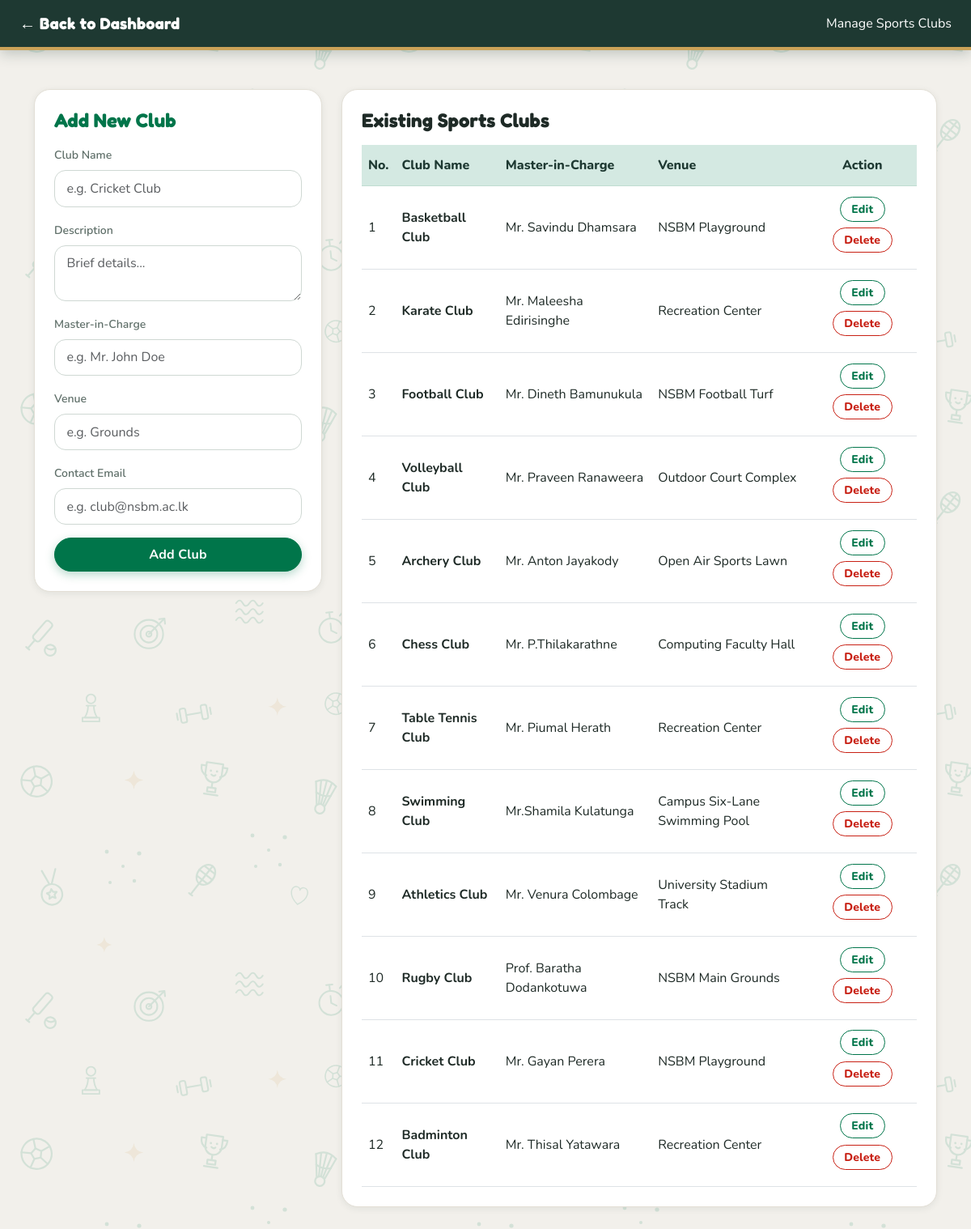
The page /admin/manage_clubs.php (signed in) on the database its author committed.
### tables this page shows
CREATE TABLE `clubs` (
  `id` int(11) NOT NULL,
  `club_name` varchar(100) NOT NULL,
  `description` text DEFAULT NULL,
  `category` varchar(50) DEFAULT NULL,
  `master_in_charge` varchar(100) DEFAULT NULL,
  `mistress_in_charge` varchar(100) DEFAULT NULL,
  `venue` varchar(100) DEFAULT NULL,
  `email` varchar(100) DEFAULT NULL,
  `img1` varchar(255) DEFAULT NULL,
  `img2` varchar(255) DEFAULT NULL,
  `img3` varchar(255) DEFAULT NULL,
  `recent_results` text DEFAULT NULL,
  `banner_img` varchar(255) DEFAULT NULL
);

### admin/manage_clubs.php (the view, shortened to what this page needs)
<?php
include '../db.php';
require_once '../csrf.php';
$edit_mode = false;
$edit_club = [
    'id' => '',
    'club_name' => '',
    'description' => '',
    'master_in_charge' => '',
    'venue' => '',
    'email' => ''
];
?>
<!DOCTYPE html>
<html lang="en">
<head>
    <link href="https://cdn.jsdelivr.net/npm/bootstrap@5.3.0/dist/css/bootstrap.min.css" rel="stylesheet">
    <link rel="stylesheet" href="../style.css">
</head>
<body class="bg-light">
    <nav class="navbar navbar-dark bg-dark px-4 shadow-sm">
        <a class="navbar-brand fw-bold" href="dashboard.php">← Back to Dashboard</a>
        <span class="text-white">Manage Sports Clubs</span>
    </nav>
    <div class="container my-5">
        <div class="row g-4">
            <div class="col-lg-4">
                <div class="card shadow-sm border-0 rounded-4 p-4 bg-white">
                    <h4 class="fw-bold text-primary mb-3">
                        <?php echo $edit_mode ? 'Edit Sports Club' : 'Add New Club'; ?>
                    </h4>
                    <form method="POST" data-validate="basic">
                        <div class="mb-3">
                            <label class="form-label fw-semibold small text-muted">Club Name</label>
                            <input type="text" name="club_name" class="form-control" placeholder="e.g. Cricket Club" value="<?php echo htmlspecialchars($edit_club['club_name']); ?>" required>
                        </div>
                        <div class="mb-3">
                            <label class="form-label fw-semibold small text-muted">Description</label>
                            <textarea name="description" class="form-control" rows="2" placeholder="Brief details..." required><?php echo htmlspecialchars($edit_club['description']); ?></textarea>
                        </div>
                        <div class="mb-3">
                            <label class="form-label fw-semibold small text-muted">Master-in-Charge</label>
                            <input type="text" name="master_in_charge" class="form-control" placeholder="e.g. Mr. John Doe" value="<?php echo htmlspecialchars($edit_club['master_in_charge']); ?>" required>
                        </div>
                        <div class="mb-3">
                            <label class="form-label fw-semibold small text-muted">Venue</label>
                            <input type="text" name="venue" class="form-control" placeholder="e.g. Grounds" value="<?php echo htmlspecialchars($edit_club['venue']); ?>" required>
                        </div>
                        <div class="mb-3">
                            <label class="form-label fw-semibold small text-muted">Contact Email</label>
                            <input type="email" name="email" class="form-control" placeholder="e.g. club@nsbm.ac.lk" value="<?php echo htmlspecialchars($edit_club['email'] ?? ''); ?>" required>
                        </div>
                        <div class="d-grid gap-2">
                            <button type="submit" class="btn <?php echo $edit_mode ? 'btn-success' : 'btn-primary'; ?> fw-bold py-2">
                                <?php echo $edit_mode ? 'Save Changes' : 'Add Club'; ?>
                            </button>
                        </div>
                    </form>
                </div>
            </div>
            <div class="col-lg-8">
                <div class="card shadow-sm border-0 rounded-4 p-4 bg-white">
                    <h4 class="fw-bold mb-3">Existing Sports Clubs</h4>
                    <div class="table-responsive">
                        <table class="table table-hover align-middle mb-0">
                            <thead class="table-light">
                                <tr>
                                    <th>No.</th>
                                    <th>Club Name</th>
                                    <th>Master-in-Charge</th>
                                    <th>Venue</th>
                                    <th class="text-center">Action</th>
                                </tr>
                            </thead>
                            <tbody>
                                <?php
                                $result = $conn->query("SELECT * FROM clubs ORDER BY id DESC");
                                if ($result && $result->num_rows > 0) {
                                    $counter = 1;
                                    while($row = $result->fetch_assoc()) {
                                        echo '<tr>
                                                <td>' . $counter++ . '</td>
                                                <td class="fw-bold">' . htmlspecialchars($row['club_name']) . '</td>
                                                <td>' . htmlspecialchars($row['master_in_charge']) . '</td>
                                                <td>' . htmlspecialchars($row['venue']) . '</td>
                                                <td class="text-center">
                                                    <a href="manage_clubs.php?edit=' . $row['id'] . '" class="btn btn-outline-primary btn-sm me-1">Edit</a>
                                                    ' . post_btn('manage_clubs.php', ['delete'=>$row['id']], 'Delete', 'btn btn-outline-danger btn-sm', 'Are you sure you want to delete this club?') . '
                                                </td>
                                             </tr>';
                                    }
                                } else {
                                    echo '<tr><td colspan="5" class="text-center text-muted py-4">No sports clubs added yet. Use the form on the left to add one!</td></tr>';
                                }
                                ?>
                            </tbody>
                        </table>
                    </div>
                </div>
            </div>
        </div>
    </div>
</body>
</html>

### csrf.php (shortened to what this page needs)
<?php
function csrf_token() {
    return $_SESSION['csrf_token'];
}
function csrf_field() {
    return '<input type="hidden" name="csrf_token" value="' . htmlspecialchars(csrf_token(), ENT_QUOTES) . '">';
}
function post_btn($url, array $fields, $label, $class, $confirm = '') {
    $html = '<form method="POST" action="' . htmlspecialchars($url, ENT_QUOTES) . '" class="d-inline"';
    if ($confirm !== '') {
        $html .= ' onsubmit="return confirm(' . htmlspecialchars(json_encode($confirm), ENT_QUOTES) . ');"';
    }
    $html .= '>' . csrf_field();
    foreach ($fields as $name => $value) {
        $html .= '<input type="hidden" name="' . htmlspecialchars($name, ENT_QUOTES) . '" value="' . htmlspecialchars((string)$value, ENT_QUOTES) . '">';
    }
    $html .= '<button type="submit" class="' . htmlspecialchars($class, ENT_QUOTES) . '">' . htmlspecialchars($label) . '</button></form>';
    return $html;
}

### style.css (style rules this page uses)
:root { --house: #1E3932; --uplift: #2B5148; --green: #00754A; --green-dark: #006241; --green-deep: #004E34; --bright: #00A862; --bright-dark:#008F53; --mint: #D4E9E2; --cream: #F2F0EB; --ceramic: #EDEBE9; --gold: #CBA258; --gold-soft: #F6EBD0; --red: #C82014; --text: #1E2A26; --muted: #5F6F69; --border: #E3DFD6; --radius: 20px; --shadow-sm: 0 2px 8px rgba(30, 57, 50, .08); --shadow-md: 0 12px 30px rgba(30, 57, 50, .16); --font-head: "Fredoka", "Nunito", "Segoe UI", system-ui, sans-serif; --font-body: "Nunito", "Segoe UI", Helvetica, Arial, system-ui, sans-serif; --bs-primary: #00754A; --bs-primary-rgb: 0, 117, 74; --bs-success: #00A862; --bs-success-rgb: 0, 168, 98; --bs-info: #2B5148; --bs-info-rgb: 43, 81, 72; --bs-warning: #CBA258; --bs-warning-rgb: 203, 162, 88; --bs-danger: #C82014; --bs-danger-rgb: 200, 32, 20; --bs-dark: #1E3932; --bs-dark-rgb: 30, 57, 50; --bs-link-color: #00754A; --bs-link-hover-color: #004E34; --bs-body-font-family: var(--font-body); --bs-body-color: #1E2A26; }
body { background-color: var(--cream) !important; background-image: url("images/doodles/pattern-light.svg"); background-size: 460px 460px; color: var(--text); font-family: var(--font-body); }
h1, h2, h3, h4, h5, h6 { font-family: var(--font-head); font-weight: 600; letter-spacing: .005em; color: inherit; }
.btn { background-image: none !important; }
a { text-decoration-color: rgba(0, 117, 74, .35); }
.text-muted { color: var(--muted) !important; }
.text-primary { color: var(--green) !important; }
.bg-light { background-color: var(--cream) !important; }
.bg-white { background-color: #fff !important; }
.navbar, .navbar.bg-primary, .navbar.bg-dark { background: var(--house) !important; box-shadow: 0 4px 16px rgba(30, 57, 50, .25) !important; border-bottom: 4px solid var(--gold); flex-wrap: wrap; padding-top: .55rem; padding-bottom: .55rem; }
.navbar-brand { display: inline-flex; align-items: center; gap: .6rem; color: #fff !important; font-family: var(--font-head); font-weight: 600; letter-spacing: .01em; }
.btn { border-radius: 999px; font-family: var(--font-body); font-weight: 800; letter-spacing: .01em; padding-left: 1.15rem; padding-right: 1.15rem; transition: transform .15s ease, box-shadow .15s ease, background .15s ease; }
.btn-sm { padding-left: .85rem; padding-right: .85rem; }
.btn-primary { --bs-btn-color: #fff; --bs-btn-hover-color: #fff; --bs-btn-active-color: #fff; --bs-btn-bg: var(--green); --bs-btn-border-color: var(--green); --bs-btn-hover-bg: var(--green-dark); --bs-btn-hover-border-color: var(--green-dark); --bs-btn-active-bg: var(--green-deep); --bs-btn-active-border-color: var(--green-deep); --bs-btn-disabled-bg: var(--green); --bs-btn-disabled-border-color: var(--green); box-shadow: 0 4px 12px rgba(0, 117, 74, .28); }
.btn-outline-primary { --bs-btn-color: var(--green); --bs-btn-border-color: var(--green); --bs-btn-hover-bg: var(--green); --bs-btn-hover-border-color: var(--green); --bs-btn-hover-color: #fff; --bs-btn-active-bg: var(--green-dark); --bs-btn-active-border-color: var(--green-dark); }
.btn-outline-danger { --bs-btn-color: var(--red); --bs-btn-border-color: var(--red); --bs-btn-hover-bg: var(--red); --bs-btn-hover-border-color: var(--red); }
.card { border: 1px solid var(--border) !important; border-radius: var(--radius) !important; box-shadow: var(--shadow-sm) !important; transition: transform .2s ease, box-shadow .2s ease; }
.table { --bs-table-hover-bg: #F7F5EF; }
.table > thead.table-light > tr > th, .table-light { background-color: var(--mint) !important; color: var(--house) !important; border-color: #bfdcd1 !important; }
.table > thead th { font-weight: 800; white-space: nowrap; font-family: var(--font-body); }
.table td, .table th { padding-top: .8rem; padding-bottom: .8rem; }
.form-label { color: var(--muted); font-weight: 600; }
.form-control, .form-select { border: 1.5px solid #cfd8d3; border-radius: 14px; padding: .6rem .9rem; background-color: #fff; }
html { -webkit-text-size-adjust: 100%; }
body { overflow-x: hidden; }
.table td > a.btn, .table td > form.d-inline { display: inline-block !important; margin: 0 .35rem .45rem 0 !important; vertical-align: middle; }
.table td.text-center > a.btn, .table td.text-center > form.d-inline { margin: 0 .175rem .45rem !important; }
.table td > form.d-inline > .btn { margin: 0 !important; }

### rows shown on the page
clubs: club_name "Basketball Club", master_in_charge "Mr. Savindu Dhamsara", venue "NSBM Playground"
clubs: club_name "Karate Club", master_in_charge "Mr. Maleesha Edirisinghe", venue "Recreation Center"
clubs: club_name "Football Club", master_in_charge "Mr. Dineth Bamunukula", venue "NSBM Football Turf"
clubs: club_name "Volleyball Club", master_in_charge "Mr. Praveen Ranaweera", venue "Outdoor Court Complex"
clubs: club_name "Archery Club", master_in_charge "Mr. Anton Jayakody", venue "Open Air Sports Lawn"
clubs: club_name "Chess Club", master_in_charge "Mr. P.Thilakarathne", venue "Computing Faculty Hall"
clubs: club_name "Table Tennis Club", master_in_charge "Mr. Piumal Herath", venue "Recreation Center"
clubs: club_name "Swimming Club", master_in_charge "Mr.Shamila Kulatunga", venue "Campus Six-Lane Swimming Pool"
clubs: club_name "Athletics Club", master_in_charge "Mr. Venura Colombage", venue "University Stadium Track"
clubs: club_name "Rugby Club", master_in_charge "Prof. Baratha Dodankotuwa", venue "NSBM Main Grounds"
clubs: club_name "Cricket Club", master_in_charge "Mr. Gayan Perera", venue "NSBM Playground"
clubs: club_name "Badminton Club", master_in_charge "Mr. Thisal Yatawara", venue "Recreation Center"
